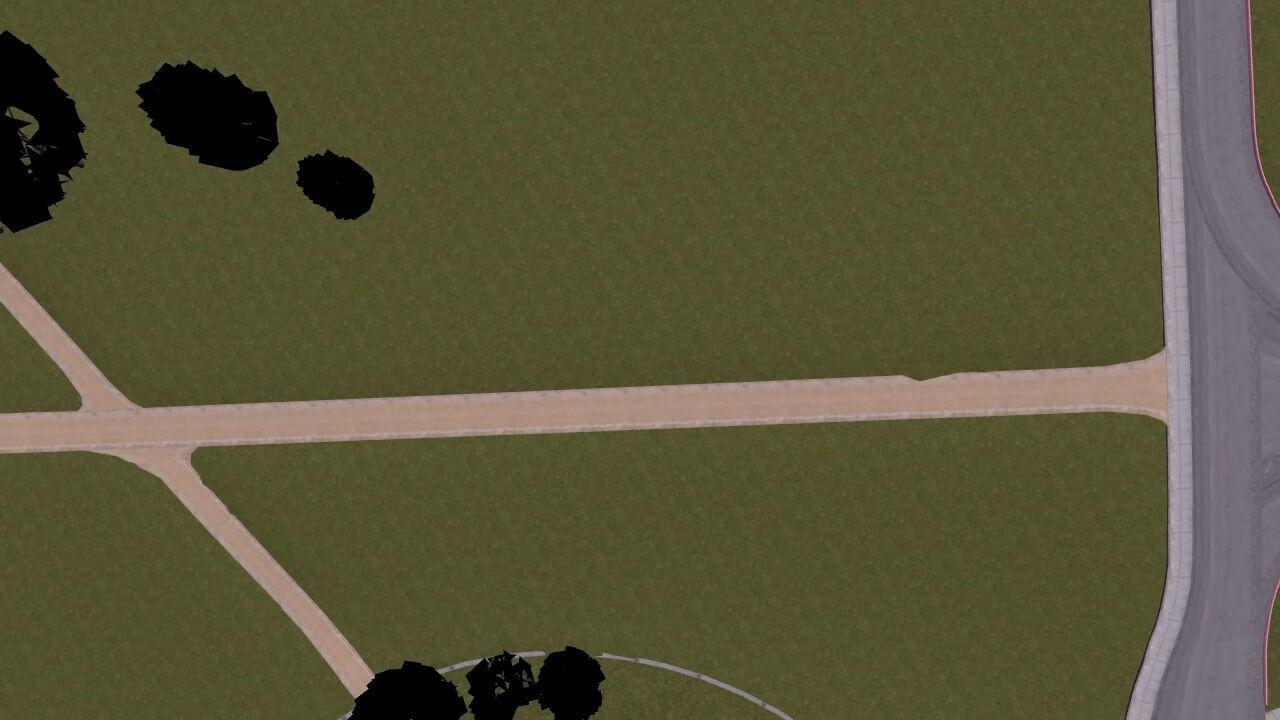
#> input picture map_visualization/samples/frame_1.jpg, 1280 x 720 px, found by its file name; its folder holds only this picture in this run
$ python -i mapping.py   (imports and definitions only)   (older library calls are emulated)
#> lines starting #> are read from the running program, lines starting #| are printed output that depends on the picture
from PIL import Image, ImageTk, ExifTags
import cv2 as cv
import tkinter as tk
import os
import math
import numpy as np
import time

# [29 lines left out: function align_images_orb, not called in this run]


def get_img_param(filepath):
    """Read img file description"""
#> called with filepath = 'map_visualization/samples/frame_1.jpg'
    img = Image.open(filepath)
#> img is the input picture: PIL image 1280x720 RGB; mean R, G, B 89.1, 85.3, 56.9
    exif = img._getexif()
#> exif = 6 items
    if exif:
        if 270 in exif:
            alt = float(exif[270].split("rel_alt=")[1].split(",")[0])
#> alt = 50.01
        if 34853 in exif:
            gps = exif[34853]
#> gps = 9 items
            gps_N = gps[2]
            gps_W = gps[4]
            lat_deg = -float(gps_N[0] + gps_N[1]/60 + gps_N[2]/3600)
#> lat_deg = -37.41
            lon_deg = -float(gps_W[0] + gps_W[1]/60 + gps_W[2]/3600)
#> lon_deg = -122
            cam_direction = gps[17]
            # print(cam_direction)
        return alt, lat_deg, lon_deg, cam_direction
    return None

def gps_to_pixel_offset(lat_ref, lon_ref, lat, lon, GSD_x):
    """Convert the GPS coordinate difference into a pixel offset relative to the reference point"""
    delta_x_m = (lon - lon_ref) * 111320 * math.cos(math.radians(lat_ref))
    delta_y_m = (lat - lat_ref) * 111320
    px_offset = int(delta_x_m / GSD_x)
    py_offset = int(delta_y_m / GSD_x)
    return px_offset, py_offset

def generate_map(folder_path="map_visualization/samples", img_width=1280, img_height=720, fov_x=1.74, ortho_width = 5000, ortho_height = 5000,
                 preview_scale=1, alpha=.5, show_preview=True):
    """Main function to generate orthophoto map"""
    fov_y = fov_x * (img_height / img_width)

    image_files = [os.path.join(folder_path, f) for f in os.listdir(folder_path)]
    images_info = []

    for filepath in image_files:
        result = get_img_param(filepath)
        if result:
            alt, lat, lon, cam_direction = result
#> alt = 50.01; lat = -37.41; lon = -122
            GSD_x = 2 * alt * math.tan(fov_x / 2) / img_width
#> GSD_x = 0.0926
            GSD_y = 2 * alt * math.tan(fov_y / 2) / img_height
#> GSD_y = 0.074
            images_info.append({
                "path": filepath,
                "lat": lat,
                "lon": lon,
                "cam_direction": cam_direction,
                "GSD_x": GSD_x,
                "GSD_y": GSD_y
            })
        else:
            print(f"Brak EXIF w {filepath}")

    ortho_map = np.zeros((ortho_height, ortho_width, 4), dtype=np.uint8)
    ref = images_info[0]
#> ref = 6 items

    if show_preview:
        root = tk.Tk()
        root.title("Podgląd ortofotomapy")
        canvas = tk.Canvas(root, width=int(ortho_width * preview_scale), height=int(ortho_height * preview_scale))
        canvas.pack()
        tk_img = None

    for info in images_info:
        img = Image.open(info["path"])
        rotated_img = img.rotate(-info["cam_direction"], expand=True)
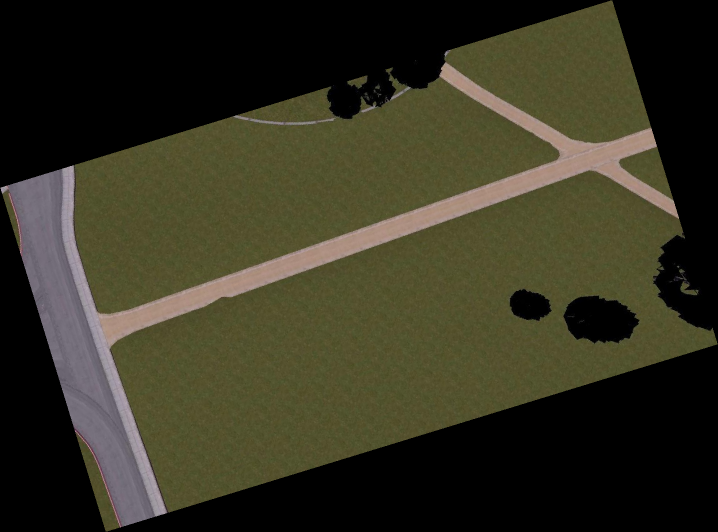
#> rotated_img: PIL image 1436x1064 RGB (shown at 1/2 size); mean R, G, B 53.7, 51.4, 34.3
        img_np = np.array(rotated_img)
        if info != ref:
            try:
                img_np, H = align_images_orb(prev_img_np, img_np)
                print(f"✅ Zastosowano homografię ORB dla {info['path']}")
            except Exception as e:
                print(f"❌ ORB nie powiodło się dla {info['path']}: {e}")
        h, w = img_np.shape[:2]

        px_offset, py_offset = gps_to_pixel_offset(ref["lat"], ref["lon"], info["lat"], info["lon"], ref["GSD_x"])
#> px_offset = 0; py_offset = 0

        x_start = ortho_width // 2 + px_offset - w // 2
#> x_start = 1782
        y_start = ortho_height // 2 + py_offset - h // 2
#> y_start = 1968
        x_end = x_start + w
#> x_end = 3218
        y_end = y_start + h
#> y_end = 3032

        x_start_clip = max(0, x_start)
#> x_start_clip = 1782
        y_start_clip = max(0, y_start)
#> y_start_clip = 1968
        x_end_clip = min(ortho_width, x_end)
#> x_end_clip = 3218
        y_end_clip = min(ortho_height, y_end)
#> y_end_clip = 3032

        img_x_start = x_start_clip - x_start
#> img_x_start = 0
        img_y_start = y_start_clip - y_start
#> img_y_start = 0
        img_x_end = img_x_start + (x_end_clip - x_start_clip)
#> img_x_end = 1436
        img_y_end = img_y_start + (y_end_clip - y_start_clip)
#> img_y_end = 1064

        img_region = img_np[img_y_start:img_y_end, img_x_start:img_x_end, :]

        img_rgba = np.zeros((img_region.shape[0], img_region.shape[1], 4), dtype=np.uint8)
        img_rgba[:, :, :3] = img_region
        img_rgba[:, :, 3] = 255

        ortho_region = ortho_map[y_start_clip:y_end_clip, x_start_clip:x_end_clip, :]
#> ortho_region: shape (1064, 1436, 4); every value is 0
        ortho_map[y_start_clip:y_end_clip, x_start_clip:x_end_clip, :3] = (
            img_rgba[:, :, :3].astype(np.float32) * alpha +
            ortho_region[:, :, :3].astype(np.float32) * (1 - alpha)
        ).astype(np.uint8)

        ortho_map[y_start_clip:y_end_clip, x_start_clip:x_end_clip, 3] = 255

        if show_preview:
            preview_img = Image.fromarray(ortho_map, "RGBA").resize(
                (int(ortho_width * preview_scale), int(ortho_height * preview_scale)), Image.ANTIALIAS)
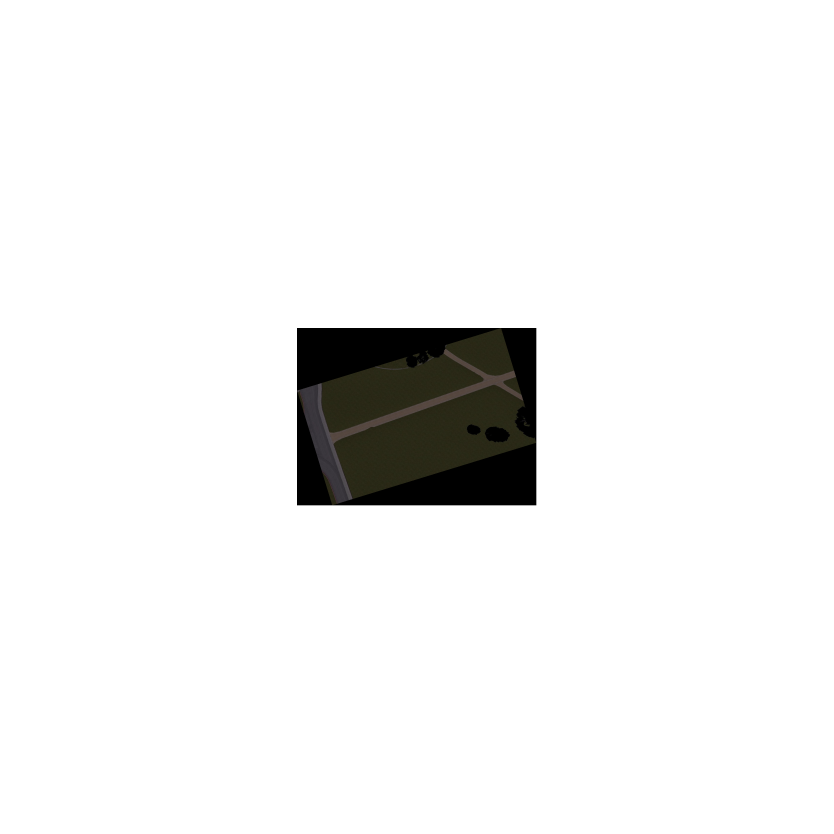
#> preview_img: PIL image 5000x5000 RGBA (shown at 1/6 size); mean R, G, B, A 1.6, 1.6, 1, 15.6; transparent parts drawn white
            tk_img = ImageTk.PhotoImage(preview_img)
            canvas.create_image(0, 0, anchor="nw", image=tk_img)
            root.update()

        prev_img_np = img_np

    output_folder = "map_visualization"
    output_path = os.path.join(output_folder, "orthomap_vis.png")
    Image.fromarray(ortho_map, "RGBA").save(output_path)
    print(f"Zapisano jako: {output_path}")

    if show_preview:
        root.mainloop()

# [2 lines not run here, left out]

>>> result = generate_map()

$ run again, on map_visualization/samples/frame_13.jpg
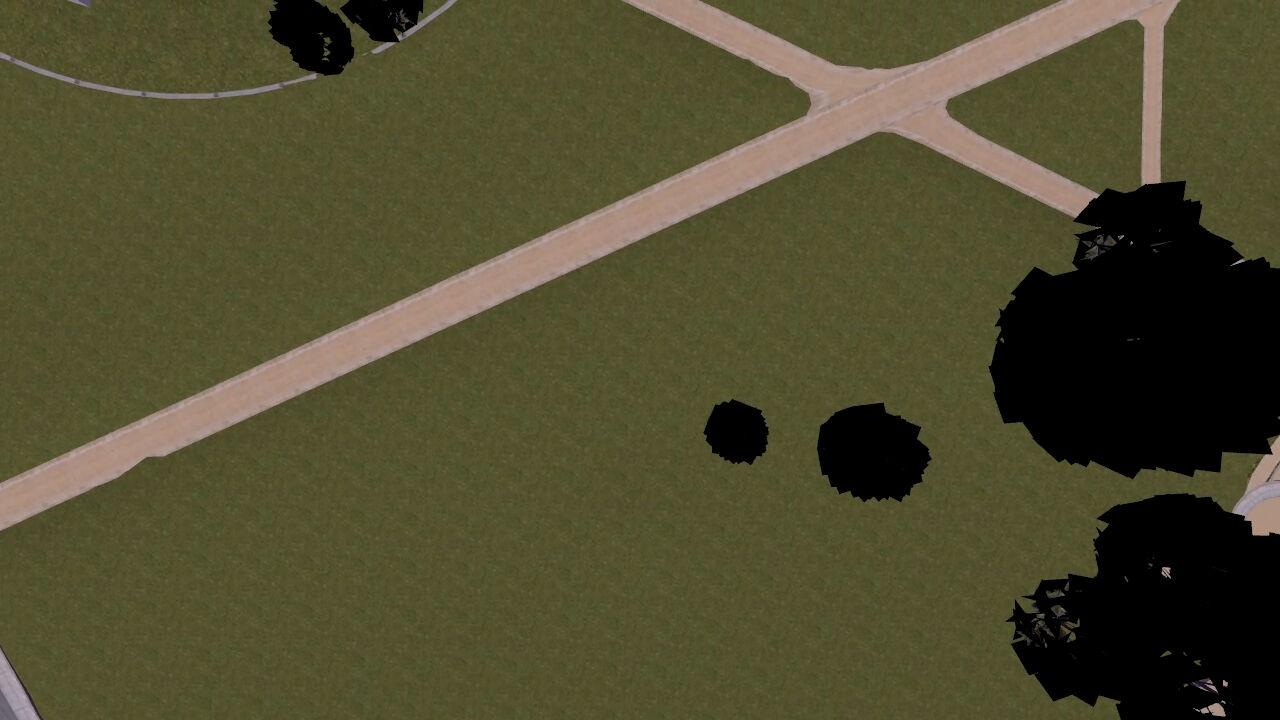
#> input picture map_visualization/samples/frame_13.jpg, 1280 x 720 px, found by its file name
#> in get_img_param, img is the input picture: PIL image 1280x720 RGB; mean R, G, B 79.3, 75.3, 47.1
#> exif = 6 items
#> in get_img_param, `alt = float(exif[270].split("rel_alt=")[1].split(",")[0])`: alt = 49.99
#> gps = 9 items
#> lat_deg = -37.41
#> lon_deg = -122
#> in generate_map, `alt, lat, lon, cam_direction = result`: alt = 49.99; lat = -37.41; lon = -122
#> GSD_x = 0.0926
#> GSD_y = 0.074
#> ref = 6 items
#> px_offset = 0
#> x_start = 1859
#> y_start = 2139
#> x_end = 3141
#> y_end = 2861
#> x_start_clip = 1859
#> y_start_clip = 2139
#> x_end_clip = 3141
#> y_end_clip = 2861
#> img_x_start = 0
#> img_x_end = 1282
#> img_y_end = 722
#> ortho_region: shape (722, 1282, 4); every value is 0
#> in generate_map, `preview_img = Image.fromarray(ortho_map, "RGBA").resize( (int(ortho_wi..`:
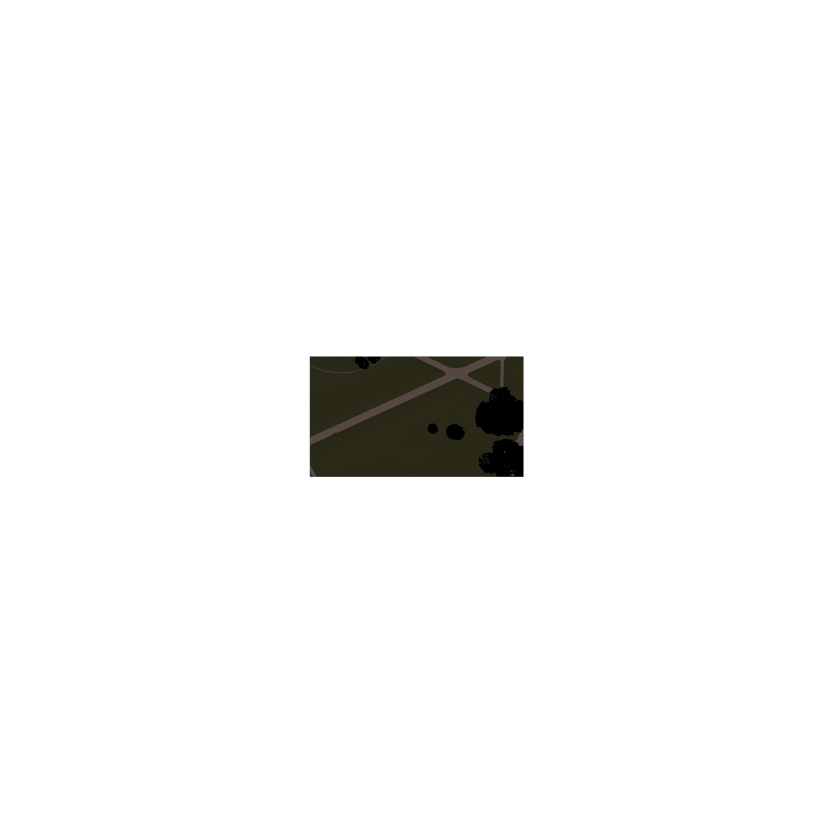
#> preview_img: PIL image 5000x5000 RGBA (shown at 1/6 size); mean R, G, B, A 1.5, 1.4, 0.9, 9.4; transparent parts drawn white

$ run again, on map_visualization/samples/frame_14.jpg
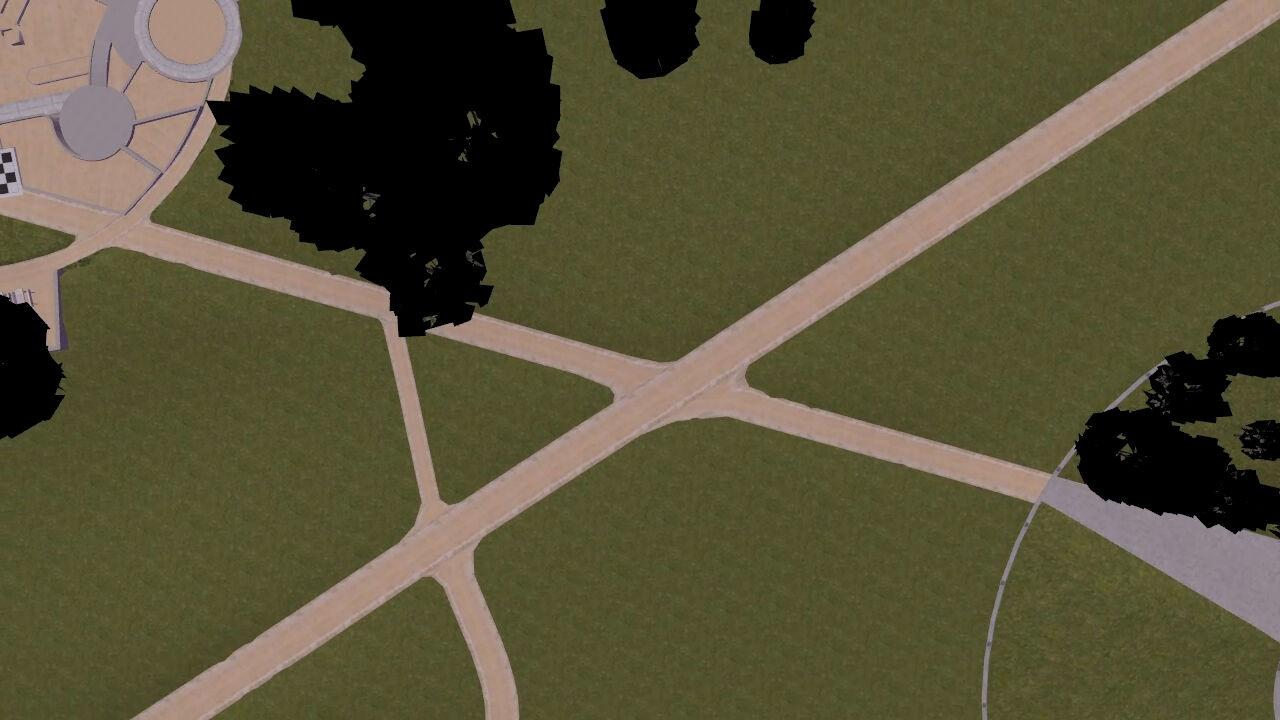
#> input picture map_visualization/samples/frame_14.jpg, 1280 x 720 px, found by its file name
#> in get_img_param, img is the input picture: PIL image 1280x720 RGB; mean R, G, B 87.2, 81.6, 55.5
#> exif = 6 items
#> in get_img_param, `alt = float(exif[270].split("rel_alt=")[1].split(",")[0])`: alt = 50.02
#> gps = 9 items
#> lat_deg = -37.41
#> lon_deg = -122
#> in generate_map, `alt, lat, lon, cam_direction = result`: alt = 50.02; lat = -37.41; lon = -122
#> GSD_x = 0.0926
#> GSD_y = 0.074
#> ref = 6 items
#> in generate_map, `rotated_img = img.rotate(-info["cam_direction"], expand=True)`:
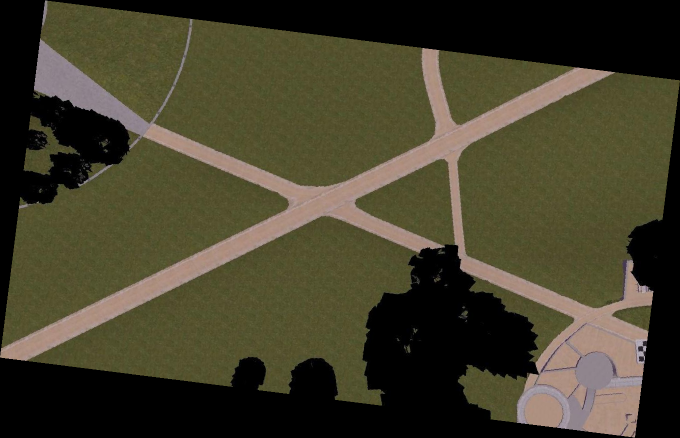
#> rotated_img: PIL image 1360x876 RGB (shown at 1/2 size); mean R, G, B 67.5, 63.1, 43
#> px_offset = 0
#> x_start = 1820
#> y_start = 2062
#> x_end = 3180
#> y_end = 2938
#> x_start_clip = 1820
#> y_start_clip = 2062
#> x_end_clip = 3180
#> y_end_clip = 2938
#> img_x_start = 0
#> img_x_end = 1360
#> img_y_end = 876
#> ortho_region: shape (876, 1360, 4); every value is 0
#> in generate_map, `preview_img = Image.fromarray(ortho_map, "RGBA").resize( (int(ortho_wi..`:
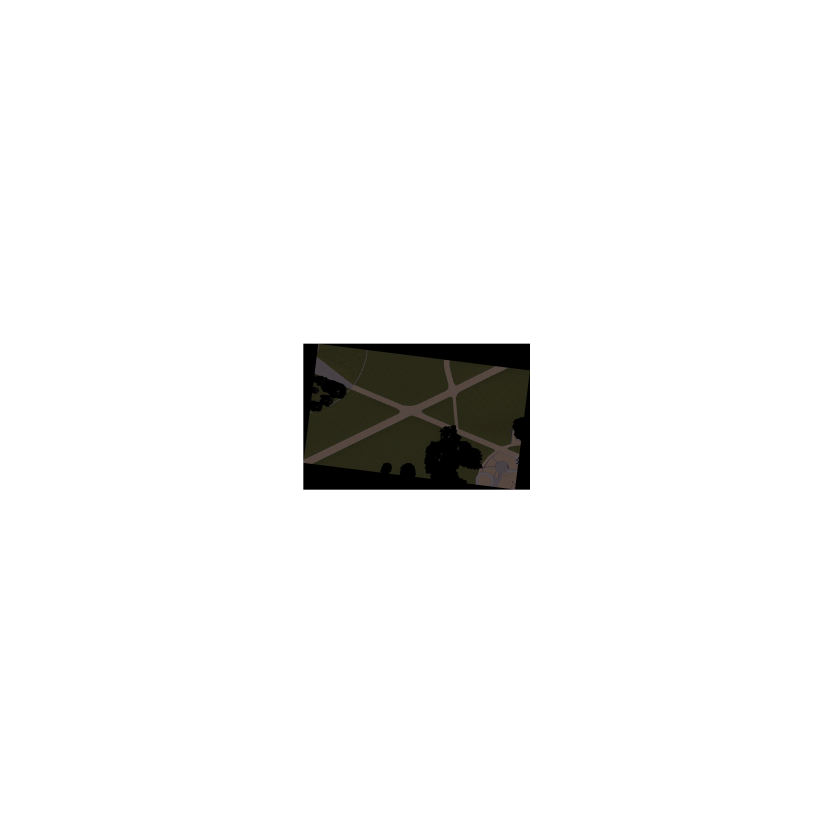
#> preview_img: PIL image 5000x5000 RGBA (shown at 1/6 size); mean R, G, B, A 1.6, 1.5, 1, 12.2; transparent parts drawn white
